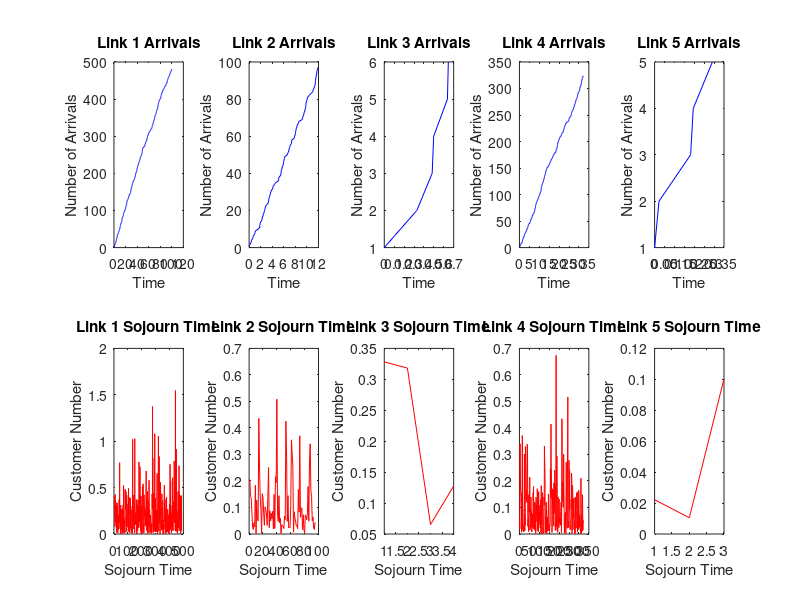

Here is the MATLAB script that generated this plot:
clc
clear
close all

% Define the parameters
num_links = 5; % Number of links
lambda = [5, 7,9, 10, 12]; % Arrival rate for each link
mu = 10; % Service rate for each link
endtime = 100;
tstep = 1;
buffer_capacity = 20;

% Initialize arrays and variables
t = 0;
currcustomers = zeros(1, num_links);
event = zeros(3, num_links);

% Initialize performance metrics arrays
nbrmeasurements = zeros(1, num_links);
nbrdeparted = zeros(1, num_links);
nbrarrived = zeros(1, num_links);

% Initialize packet loss variables
packet_loss = zeros(1, num_links);
expected_num_packets = zeros(1, num_links);

% Initialize arrays for arrivals and sojourn times for each link
arrivedtime = cell(1, num_links);
T = cell(1, num_links);

for link = 1:num_links
    arrivedtime{link} = zeros(1, endtime * lambda(link));
    T{link} = zeros(1, endtime * lambda(link));
end

% Initialize a cell array for sojourn times
sojourn_times = cell(1, num_links);

while t < endtime
    for link = 1:num_links
        [~, current_link] = min(currcustomers);
        
        if link == current_link
            [t, nextevent] = min(event(:, link));

            if nextevent == 1
                event(1, link) = exprnd(1/lambda(link)) + t;
                currcustomers(link) = currcustomers(link) + 1;
                nbrarrived(link) = nbrarrived(link) + 1;

                % Calculate and update the expected number of packets in the system
                expected_num_packets(link) = expected_num_packets(link) + currcustomers(link);

                % Check for packet loss
                if currcustomers(link) > buffer_capacity
                    packet_loss(link) = packet_loss(link) + 1;
                end

                % Schedule the next service event for this link
                if currcustomers(link) == 1
                    event(2, link) = exprnd(1/mu) + t;
                end
                
                % Update the arrival time for this link
                arrivedtime{link}(nbrarrived(link)) = t;
            elseif nextevent == 2
                currcustomers(link) = currcustomers(link) - 1;
                timeinsystem = t - event(1, link);
                nbrdeparted(link) = nbrdeparted(link) + 1;

                % Assign the sojourn time to the cell array T
                T{link}(nbrdeparted(link)) = timeinsystem;

                % Schedule the next service event for this link if there are still customers
                if currcustomers(link) > 0
                    event(2, link) = exprnd(1/mu) + t;
                else
                    event(2, link) = inf;
                end
                
                % Update the sojourn times for this link
                sojourn_times{link} = T{link}(1:nbrdeparted(link));
            else
                nbrmeasurements(link) = nbrmeasurements(link) + 1;
                event(3, link) = event(3, link) + exprnd(tstep);
            end
        end
    end
end

% Calculate packet loss probability and packet delay for each link
packet_loss_probability = packet_loss ./ nbrarrived;
packet_delay = expected_num_packets ./ (lambda .* (1 - packet_loss_probability));

% Plot arrivals and sojourn times for each link
for link = 1:num_links
    fprintf('Link %d:\n', link);
    fprintf('Packet Loss Probability: %.4f\n', packet_loss_probability(link));
    fprintf('Packet Delay: %.4f\n', packet_delay(link));
 

%subplot(2, num_links, link);
  %  plot(arrivedtime{link}(1:nbrarrived(link)), 1:nbrarrived(link), 'b');
   % title(['Link ' num2str(link) ' Arrivals']);
    %xlabel('Time');
    %ylabel('Number of Arrivals');

    %subplot(2, num_links, link + num_links);
    %plot(-sojourn_times{link}, 'r');
    %title(['Link ' num2str(link) ' Sojourn Time']);
    %xlabel('Sojourn Time');
    %ylabel('Customer Number');
end
%%
clc
clear
close all

% Define the parameters
num_links = 5; % Number of links
lambda = [5, 7, 9, 10, 12]; % Arrival rate for each link
mu = 15; % Service rate for each link
endtime = 100;
tstep = 1;
buffer_capacity = 100;

% Initialize arrays and variables
t = 0;
buffer=0;
currcustomers = zeros(1, num_links);
event = zeros(3, num_links);

% Initialize performance metrics arrays
nbrmeasurements = zeros(1, num_links);
nbrdeparted = zeros(1, num_links);
nbrarrived = zeros(1, num_links);

% Initialize packet loss variables
packet_loss = zeros(1, num_links);
expected_num_packets = zeros(1, num_links);

% Initialize arrays for arrivals and sojourn times for each link
arrivedtime = cell(1, num_links);
T = cell(1, num_links);

for link = 1:num_links
    arrivedtime{link} = zeros(1, endtime * lambda(link));
    T{link} = zeros(1, endtime * lambda(link));
end

% Initialize a cell array for sojourn times
sojourn_times = cell(1, num_links);

% Variable to track packet loss due to buffer overflow
buffer_overflow = 0;

while t < endtime
    for link = 1:num_links
        [~, current_link] = min(currcustomers);

        if link == current_link
            [t, nextevent] = min(event(:, link));

            if nextevent == 1
                % Check for buffer overflow at the shared buffer
                if buffer < buffer_capacity
                    % Add the packet to the shared buffer
                    event(1, link) = exprnd(1/lambda(link)) + t;
                    currcustomers(link) = currcustomers(link) + 1;
                    buffer=buffer+1;
                    nbrarrived(link) = nbrarrived(link) + 1;

                    % Calculate and update the expected number of packets in the system
                    expected_num_packets(link) = expected_num_packets(link) + buffer;%currcustomers(link);

                    % Schedule the next service event for this link
                    if buffer == 1
                        event(2, link) = exprnd(1/mu) + t;
                    end

                    % Update the arrival time for this link
                    arrivedtime{link}(nbrarrived(link)) = t;
                else
                    % Packet loss due to buffer overflow
                    packet_loss(link) = packet_loss(link) + 1;
                    buffer_overflow = buffer_overflow + 1;
                end
            elseif nextevent == 2
                buffer = buffer - 1;   
                currcustomers(link) = currcustomers(link) - 1;
                timeinsystem = t - event(1, link);
                nbrdeparted(link) = nbrdeparted(link) + 1;

                % Assign the sojourn time to the cell array T
                T{link}(nbrdeparted(link)) = timeinsystem;

                % Schedule the next service event for this link if there are still customers
                if buffer > 0
                    event(2, link) = exprnd(1/mu) + t;

                else
                    event(2, link) = inf;
                end

                % Update the sojourn times for this link
                sojourn_times{link} = T{link}(1:nbrdeparted(link));
            else
                nbrmeasurements(link) = nbrmeasurements(link) + 1;
                event(3, link) = event(3, link) + exprnd(tstep);
            end
        end
    end
end

% Calculate packet loss probability and packet delay for each link
packet_loss_probability = packet_loss ./ nbrarrived;
packet_delay = expected_num_packets ./ (lambda .* (1 - packet_loss_probability));

% Plot arrivals and sojourn times for each link
for link = 1:num_links
    fprintf('Link %d:\n', link);
    fprintf('Packet Loss Probability: %.4f\n', packet_loss_probability(link));
    fprintf('Packet Delay: %.4f\n', packet_delay(link));
    
    subplot(2, num_links, link);
    plot(arrivedtime{link}(1:nbrarrived(link)), 1:nbrarrived(link), 'b');
    title(['Link ' num2str(link) ' Arrivals']);
    xlabel('Time');
    ylabel('Number of Arrivals');

    subplot(2, num_links, link + num_links);
    plot(-sojourn_times{link}, 'r');
    title(['Link ' num2str(link) ' Sojourn Time']);
    xlabel('Sojourn Time');
    ylabel('Customer Number');
end

fprintf('Total Packet Loss: %d\n', buffer_overflow);
